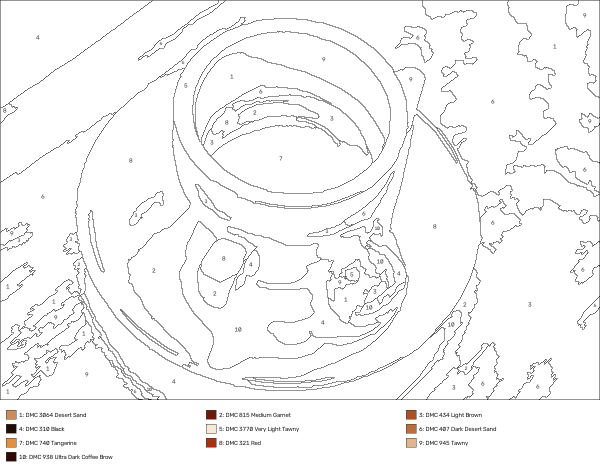
#> input picture examples/object_coffee/colour_by_number.png, 1200 x 952 px (shown at 1/2 size)
$ python cli.py ../../examples/object_coffee/colour_by_number.png
#> lines starting #> are read from the running program, lines starting #| are printed output that depends on the picture
### src/stitchregions/pattern.py
"""Photo -> stitchable colour regions with one shared geometry for every output.

Pipeline:
  1. Edge-preserving smoothing (removes photo noise, keeps outlines).
  2. K-means colour quantisation in CIELAB (perceptual distances).
  3. Small-fragment merge: any region smaller than the minimum stitchable area
     (in mm² at the chosen hoop size) is absorbed into the neighbouring colour
     it shares the longest border with. Repeats until stable.
  4. One label map is the single source of truth. Polygons, the SVG, the
     colour-by-number chart and the JSON are all derived from it, so region
     geometry is identical across outputs.
"""
from __future__ import annotations

import json
from dataclasses import dataclass
from pathlib import Path

import cv2
import numpy as np

from .colour import delta_e2000, lab_to_srgb, load_threads, nearest_threads, srgb_to_lab

THREADS = Path(__file__).with_name("threads_dmc_approx.csv")


@dataclass
class Settings:
    colours: int = 12
    hoop_mm: float = 150.0          # longest side of the stitched design
    min_region_mm2: float = 9.0     # smallest area worth stitching (3 x 3 mm)
    work_px: int = 600              # processing resolution (longest side)
    simplify_mm: float = 0.2        # polygon smoothing; 0 = pixel-exact polygons (100% consistent)
    seed: int = 0


def quantise(img_bgr: np.ndarray, k: int, seed: int) -> tuple[np.ndarray, np.ndarray]:
    smooth = cv2.bilateralFilter(img_bgr, 9, 40, 9)
    lab = srgb_to_lab(smooth[..., ::-1].reshape(-1, 3)).astype(np.float32)
    cv2.setRNGSeed(seed)
    crit = (cv2.TERM_CRITERIA_EPS + cv2.TERM_CRITERIA_MAX_ITER, 40, 0.2)
    _, labels, centers = cv2.kmeans(lab, k, None, crit, 4, cv2.KMEANS_PP_CENTERS)
    return labels.reshape(img_bgr.shape[:2]).astype(np.int32), centers


def merge_small_regions(labels: np.ndarray, min_px: int, max_iter: int = 30) -> tuple[np.ndarray, int]:
    labels = labels.copy()
    merged_total = 0
    kernel = np.ones((3, 3), np.uint8)
    for _ in range(max_iter):
        merged = 0
        for colour in np.unique(labels):
            mask = (labels == colour).astype(np.uint8)
            n, comp, stats, _ = cv2.connectedComponentsWithStats(mask, connectivity=4)
            for c in range(1, n):
                if stats[c, cv2.CC_STAT_AREA] >= min_px:
                    continue
                x, y, w, h = stats[c, :4]
                x0, y0, x1, y1 = max(0, x - 2), max(0, y - 2), min(labels.shape[1], x + w + 2), min(labels.shape[0], y + h + 2)
                piece = (comp[y0:y1, x0:x1] == c).astype(np.uint8)
                ring = cv2.dilate(piece, kernel) & (1 - piece)
                neigh = labels[y0:y1, x0:x1][ring.astype(bool)]
                neigh = neigh[neigh != colour]
                if neigh.size == 0:
                    continue
                labels[y0:y1, x0:x1][piece.astype(bool)] = np.bincount(neigh).argmax()
                merged += 1
        merged_total += merged
        if merged == 0:
            break
    return labels, merged_total


def extract_regions(labels: np.ndarray, eps_px: float) -> list[dict]:
    regions = []
    for colour in np.unique(labels):
        mask = (labels == colour).astype(np.uint8)
        n, comp, stats, cents = cv2.connectedComponentsWithStats(mask, connectivity=4)
        for c in range(1, n):
            piece = (comp == c).astype(np.uint8)
            contours, hier = cv2.findContours(piece, cv2.RETR_CCOMP, cv2.CHAIN_APPROX_NONE)
            if not contours:
                continue
            outer, holes = [], []
            for i, cnt in enumerate(contours):
                poly = cv2.approxPolyDP(cnt, eps_px, True).reshape(-1, 2)
                if len(poly) < 3:
                    continue
                (holes if hier[0][i][3] >= 0 else outer).append(poly.tolist())
            if not outer:
                continue
            # label point: the pixel furthest from the region edge (always inside, even for C-shapes)
            dist = cv2.distanceTransform(np.pad(piece, 1), cv2.DIST_L2, 3)[1:-1, 1:-1]
            ly, lx = np.unravel_index(np.argmax(dist), dist.shape)
            regions.append({"colour": int(colour), "area_px": int(stats[c, cv2.CC_STAT_AREA]),
                            "outer": outer, "holes": holes, "label_point": [int(lx), int(ly)],
                            "label_room_px": float(dist[ly, lx])})
    regions.sort(key=lambda r: -r["area_px"])
    for i, r in enumerate(regions, start=1):
        r["id"] = i
    return regions


def make_pattern(image_path: str, out_dir: str, s: Settings = Settings()) -> dict:
#> called with out_dir = 'outputs/pattern'
    out = Path(out_dir); out.mkdir(parents=True, exist_ok=True)
    src = cv2.imread(image_path, cv2.IMREAD_COLOR)
#> src is the input picture: shape (952, 1200, 3); mean B, G, R 246.8, 246.9, 247.1
    if src is None:
        raise FileNotFoundError(image_path)
    scale = s.work_px / max(src.shape[:2])
    img = cv2.resize(src, None, fx=scale, fy=scale, interpolation=cv2.INTER_AREA) if scale < 1 else src.copy()
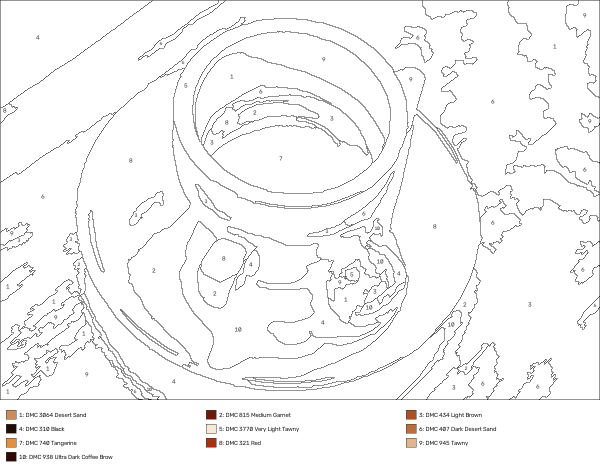
#> img: shape (476, 600, 3); mean B, G, R 246.8, 246.9, 247.1
    h, w = img.shape[:2]
    mm_per_px = s.hoop_mm / max(h, w)
    min_px = max(4, int(round(s.min_region_mm2 / mm_per_px ** 2)))

    labels, centers_lab = quantise(img, s.colours, s.seed)
#> in quantise, `_, labels, centers = cv2.kmeans(lab, k, None, crit, 4, cv2.KMEANS_PP_C..`: centers = [[99.99, 0.000494, 0.00237], [61.51, 0.00174, 0.0089], [39.86, 0.00114, 0.00342], [39.43, 50.16, 46.17], [49.44, 28.71, 40.15], [8.89, 9.99, 6.35], [70.36, 14.2, 30.29], [24.27, 31.64, 26.69], [78.82, 0.00358, 0.0131], [44.56, 12.12, 22.64], [53.2, -9.94e-06, 3.98e-06], [67.09, 26.14, 58]]
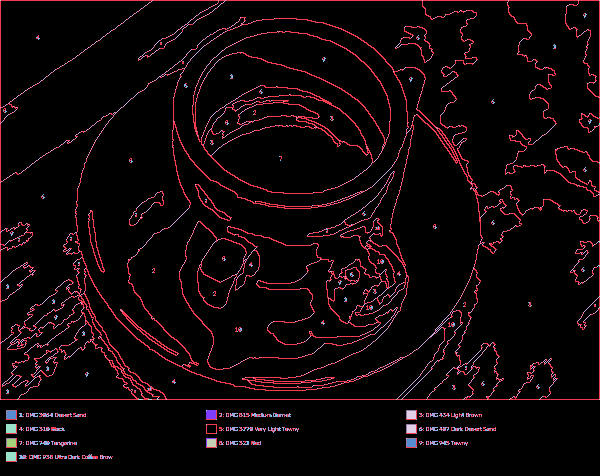
#> labels: shape (476, 600) int32; 12 distinct labels, from 0 to 11; one colour per label, 0 black
#> centers_lab has the same summary as centers in quantise
    raw_regions = sum(cv2.connectedComponents((labels == c).astype(np.uint8), connectivity=4)[0] - 1 for c in np.unique(labels))
#> raw_regions = 7025
    labels, merged = merge_small_regions(labels, min_px)
#> after the loop in merge_small_regions, `for _ in range(max_iter):`:
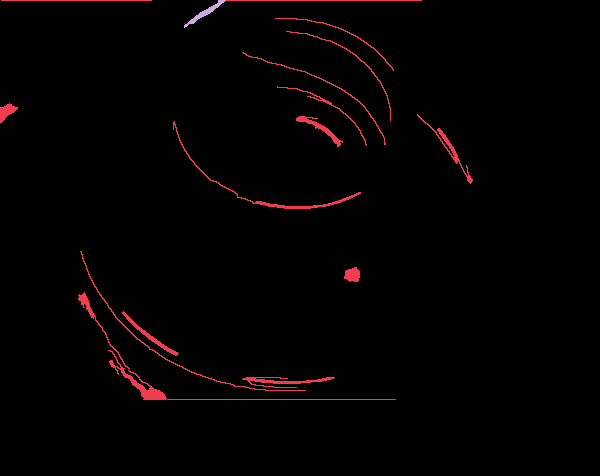
#> labels: shape (476, 600) int32; 3 distinct labels, from 0 to 2; one colour per label, 0 black
#> after the loop in merge_small_regions, `for _ in range(max_iter):`: merged_total = 6378
#> (the rest of the program and of its run is left out)
